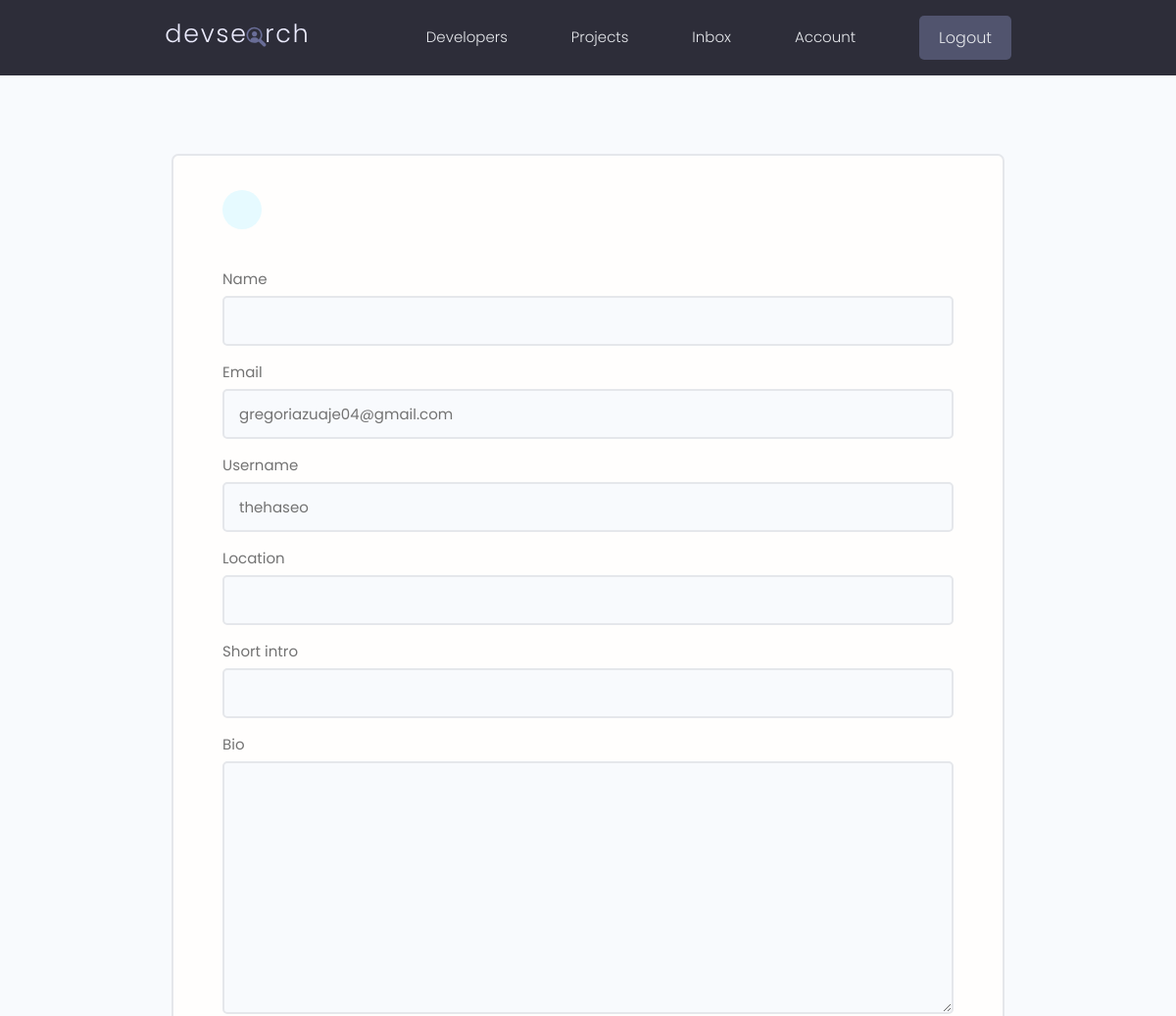
The app's page /edit-profile/ (signed in, upper part), older data.
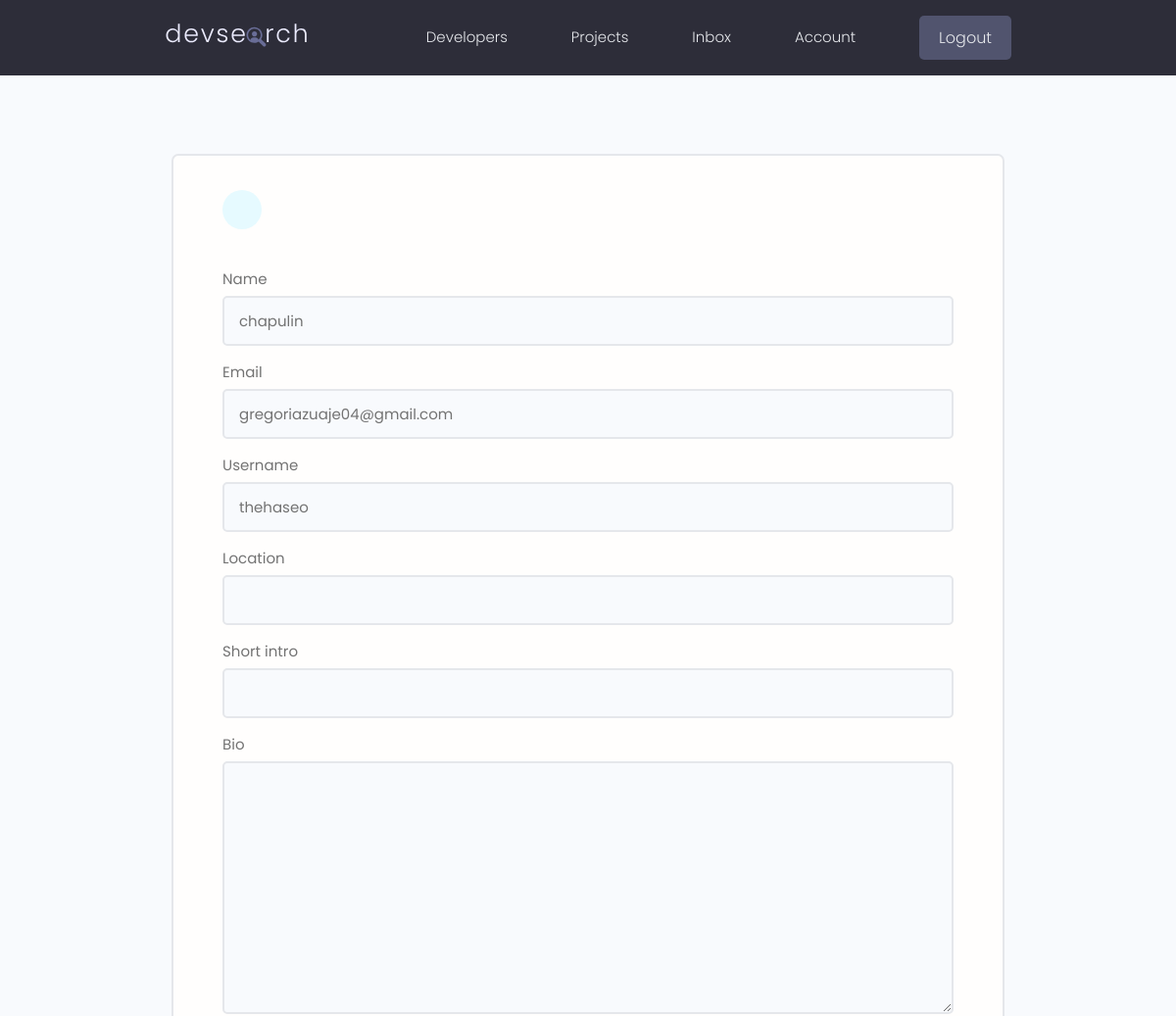
The same page, newer data.
### users/models.py (models this page shows, shortened)
class Profile(models.Model):
    user = models.OneToOneField(User, on_delete=models.CASCADE, null=True, blank=True)
    name = models.CharField(max_length=200, blank=True, null=True)
    email = models.EmailField(max_length=500, blank=True, null=True)
    username = models.CharField(max_length=200, blank=True, null=True)
    location = models.CharField(max_length=200, blank=True, null=True)
    short_intro = models.CharField(max_length=200, blank=True, null=True)
    bio = models.TextField(blank=True, null=True)
    profile_image = models.ImageField(null=True, blank=True, upload_to='images/profiles/', default="images/user-default_ljqjr5.png")
    social_github = models.CharField(max_length=200, blank=True, null=True)
    social_twitter = models.CharField(max_length=200, blank=True, null=True)
    social_linkedin = models.CharField(max_length=200, blank=True, null=True)
    social_youtube = models.CharField(max_length=200, blank=True, null=True)
    personal_website = models.CharField(max_length=200, blank=True, null=True)
    created = models.DateTimeField(auto_now_add=True)
    id = models.UUIDField(default=uuid.uuid4, unique=True, primary_key=True, editable=False)
    objects = ProfileQuerySet.as_manager()

### users/views.py (the view)
# urls.py: path('edit-profile/', views.edit_profile, name='edit_profile'),
@login_required(login_url='login_page')
def edit_profile(request):
    if request.method == 'POST':
        form = ProfileForm(request.POST, request.FILES, instance=request.user.profile)
        if form.is_valid():
            form.save()
            return redirect('my_account')
    form = ProfileForm(instance=request.user.profile)
    context = {
        'form': form
    }
    return render(request, 'users/profile-form.html', context)

### users/forms.py
class ProfileForm(ModelForm):
    class Meta:
        model = Profile
        exclude = ['user']
    def __init__(self, *args, **kwargs):
        super(ProfileForm, self).__init__(*args, **kwargs)
        for label, field in self.fields.items():
            field.widget.attrs.update({'id': f'formInput{label.capitalize()}', 'class': 'input input--text'})

### users/templates/users/profile-form.html (shortened to what this page needs)
{% extends 'main.html' %}
{% block content %}
<main class="formPage my-xl">
    <div class="content-box">
        <div class="formWrapper">
            <a class="backButton" href="{% url 'my_account' %}"></a>
            <br>
            <form class="form" method="POST" action="{% url 'edit_profile' %}" enctype="multipart/form-data">
                {% for field in form %}
                    <div class="form__field">
                        <label for="formInput{{ field.label }}">{{ field.label }}</label>
                        {{ field }}
                    </div>
                {% endfor %}
            </form>
        </div>
    </div>
</main>
{% endblock content%}

Row changes from the older to the newer data that the page shows:
changed Profile "gregoriazuaje04@gmail.com": name (not shown) → "chapulin"
